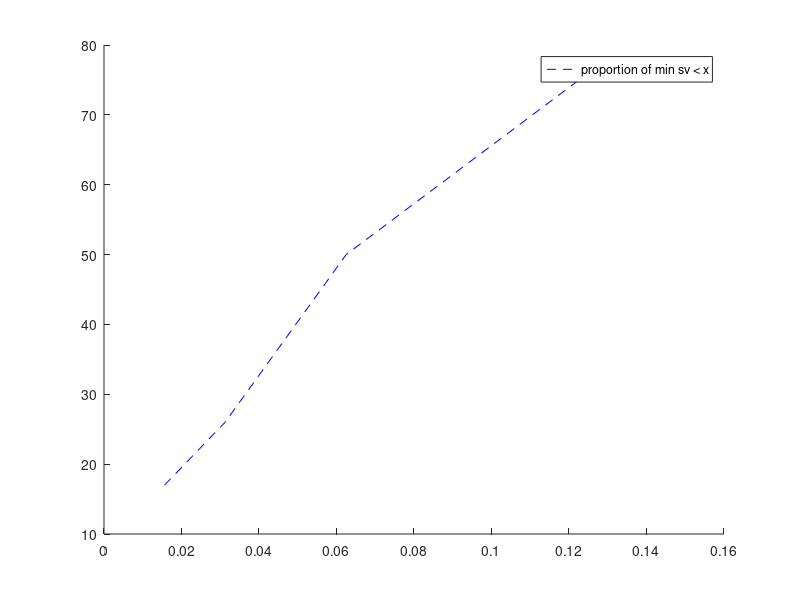
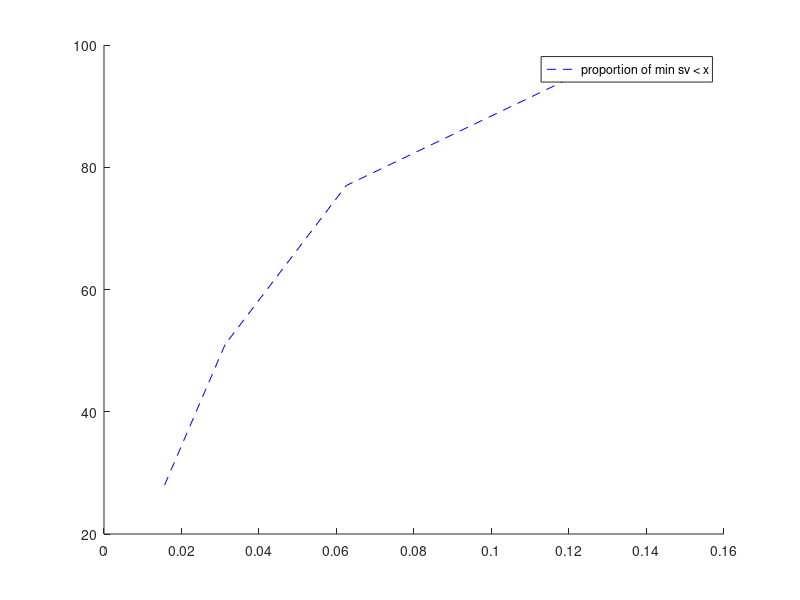
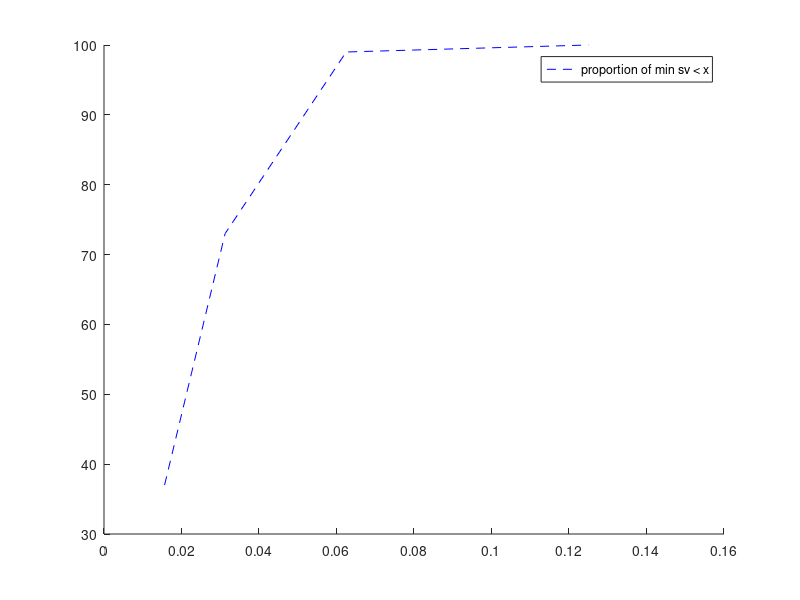
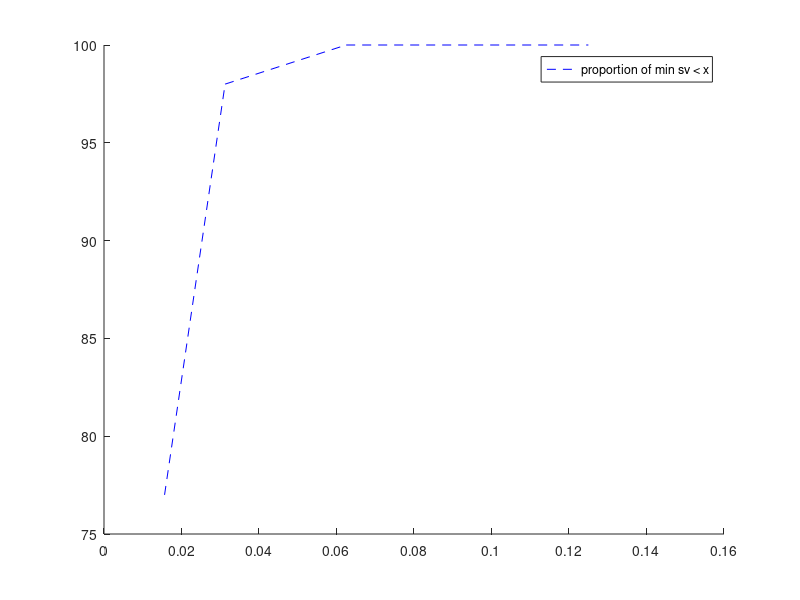

Recreate these plots in MATLAB, in order.
j = 1;
clf;
allSV = [];
idx = 3:6;
for j = idx
    gSV = [];
    for i = 1:100
        m = 2^j;
        A = randn(m,m) / sqrt(m);
        gSV = [gSV min(svd(A))];
        hold on;
    end
    sv_total = length(gSV);
    t = []; y = [];
    for k = idx
        t = [t 2^(9 - k) ^(-1)];
        y = [y sum(sum(gSV < t(k - 2)))];
    end
    plot(t, y, 'b--');
    legend('proportion of min sv < x')
    allSV = [allSV mean(gSV)];
    figure;
end
plot(idx, allSV, 'r:');
legend('mean min sv');